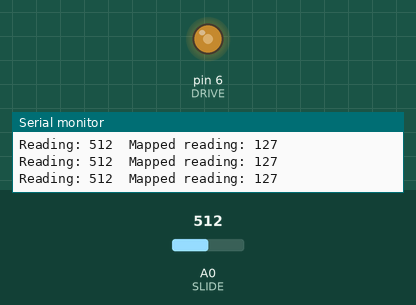
Recording of a sketch running on a simulated Arduino Uno, built with avr-gcc and run on an emulated ATmega328P. Parts: output pins drawn as LEDs (lit = HIGH), the last lines printed to the serial monitor. The inputs (shaded band) are chosen by the test bench; at power-on: A0 (SLIDE) = 512.

Above: at 1.2 s.
1.3 s: A0 (SLIDE) set to 716
At 1.6 s:
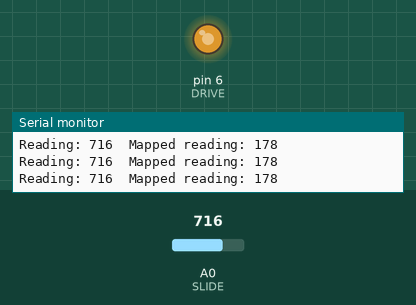
2.8 s: A0 (SLIDE) set to 900
At 3.2 s:
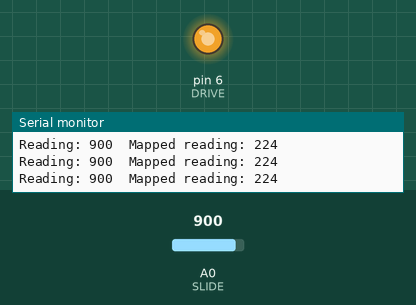
4.3 s: A0 (SLIDE) set to 122
At 4.7 s:
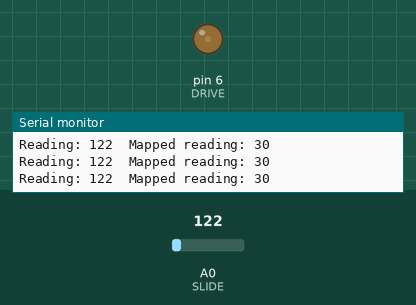
5.8 s: A0 (SLIDE) set to 0
At 6.2 s:
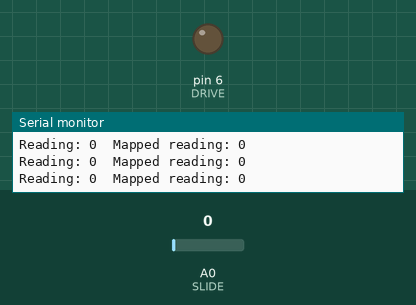
7.3 s: A0 (SLIDE) set to 511
At 7.7 s:
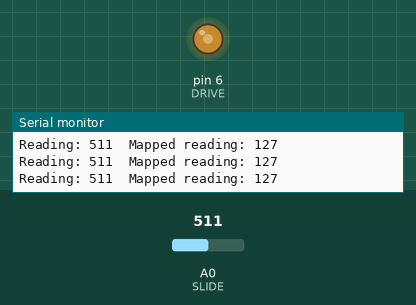
Timing chart, 0 to 9.8 s (numbered marks = the images above; inputs shaded):
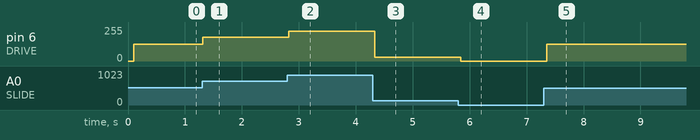

Measured:
- after the input at 1.3 s, pin 6 (DRIVE): 127/255 → 178/255 at once
- after the input at 2.8 s, pin 6 (DRIVE): 178/255 → 224/255 at once
- after the input at 4.3 s, pin 6 (DRIVE): 224/255 → 30/255 at once
- after the input at 5.8 s, pin 6 (DRIVE): 30/255 → 0/255 at once
- after the input at 7.3 s, pin 6 (DRIVE): 0/255 → 127/255 after 0.05 s

The sketch:

Driver1.ino
```cpp
// connect Pin 6 to SIG on FET board;  VCC=5V and GND, also.
#define DRIVE 6

// connected to a linear pot
#define SLIDE 0

// the FET board needs a flyback diode across V+ and V- to control
// negative voltage deviations.

// my Asco 8202 G002 draws 0.85A @ 24V at full tilt

void setup() {
  Serial.begin(115200);

  // output
  pinMode(DRIVE, OUTPUT);

  // input
  pinMode(SLIDE, INPUT);
}

void loop() {
  delay(100);

  word reading = analogRead(SLIDE);
  byte mappedReading = map(reading, 0, 1023, 0, 255);

  Serial.print("Reading: ");
  Serial.print(reading);
  Serial.print("\tMapped reading: ");
  Serial.print(mappedReading);
  Serial.println();

  analogWrite(DRIVE, mappedReading);
}
```
